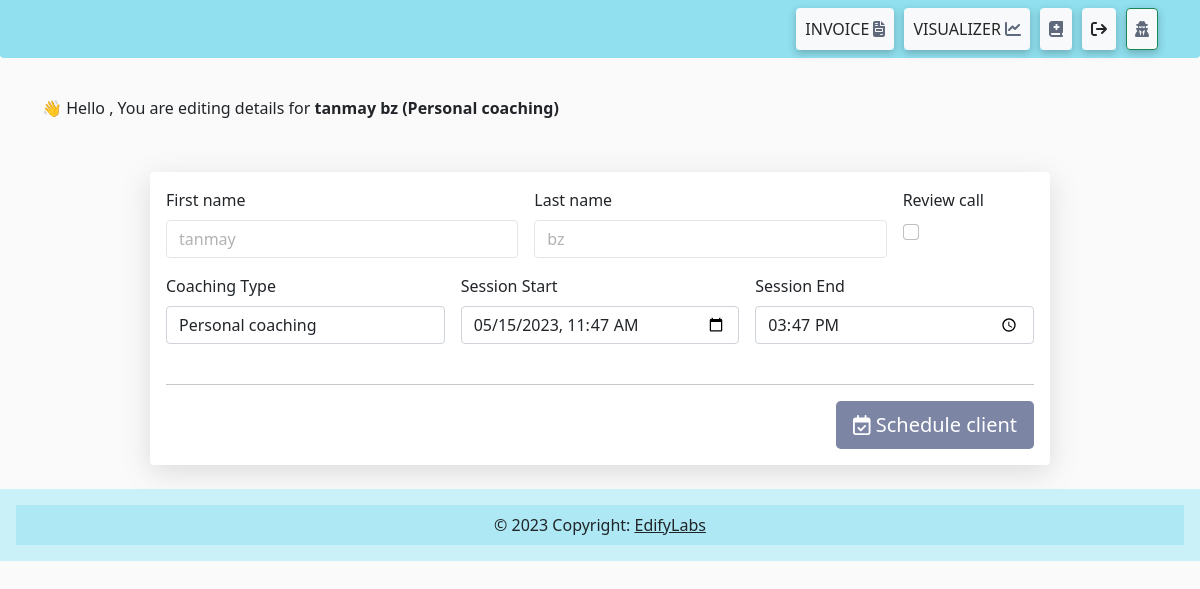
The app's page /edit_schedule/61/ (signed in) with its own data.
### scheduler/models.py (models this page shows, shortened)
class ScheduleClients(models.Model):
    first_name_S = models.CharField(max_length=100)
    last_name_S = models.CharField(max_length=100)
    coaching_type_course = models.ForeignKey(Course, on_delete=models.CASCADE)
    review_call = models.BooleanField(default=False)
    sessions = models.CharField(max_length=100)
    my_time_field = models.TimeField()
    client_count = models.PositiveIntegerField(default=1)
    date_added = models.DateTimeField(auto_now_add=True)

### clientsapp/models.py (models this page shows)
class Course(models.Model):
    title = models.CharField(" 📌 Title ", max_length=100)
    desc = models.CharField(
        "💬 Small Message?", max_length=100, blank=True, default="")
    date = models.DateTimeField(auto_now_add=True)
    def __str__(self):
        return str(self.title)

### scheduler/views.py (the view)
# urls.py: path('edit_schedule/<int:id>/', edit_schedule, name='edit_schedule'),
@login_required(login_url='loginPage')
def edit_schedule(request, id):
    page = "Edit schedule client | Edify Lab's Business Tool"
    auth_user = request.user.first_name
    print(id)
    schedule = ScheduleClients.objects.get(id=id)
    if request.method == "POST":
        form = ScheduleForm(request.POST, instance=schedule)
        if form.is_valid():
            form.save()
            return redirect("all_scheduled_clients")
    else:
        form = ScheduleForm(instance=schedule) # pass existing schedule object to the form
    context = {
        "ScheduleForm": form, # use 'form' instead of 'ScheduleForm'
        "schedule": schedule,
        "page":page
    }
    return render(request, "scheduler_template/edit_scheduled_client.html", context)

### scheduler/forms.py (shortened to what this page needs)
class ScheduleForm(forms.ModelForm):
    sessions = forms.DateTimeField(
        widget=DateTimeInput(attrs={'type': 'datetime-local'}))
    my_time_field = forms.TimeField(widget=TimeInput(attrs={'type': 'time'}))
    class Meta:
        model = ScheduleClients
        fields = ('first_name_S', 'last_name_S', 'coaching_type_course',
                  'review_call', 'sessions' , 'my_time_field')
    def __init__(self, *args, **kwargs):
        super(ScheduleForm, self).__init__(*args, **kwargs)
        self.fields['first_name_S'].label = ""
        self.fields['last_name_S'].label = ""
        self.fields['coaching_type_course'].label = ""
        self.fields['review_call'].label = ""
        self.fields['sessions'].label = ""
        self.fields['my_time_field'].label = ""
        self.fields['coaching_type_course'].empty_label = "Select type of coaching"

### templates/scheduler_template/edit_scheduled_client.html (shortened to what this page needs)
{% extends "base.html" %}
{% load crispy_forms_tags %}
{% block content %}
<br> <br>
<div class="container  mt-5">
    <div class="row ">
      <div class="col-6">
        <p class="float-start">  👋 Hello , You are editing details for  <strong>{{schedule.first_name_S}} {{schedule.last_name_S}} ({{schedule.coaching_type_course}})</strong> </p>
      </div>
      <div class="col-6">
      </div>
    </div>
  </div>
<div class="container w-75 bg-white  p-3  rounded" style="box-shadow: rgba(100, 100, 111, 0.2) 0px 7px 29px 0px; margin-top: 3%;">
    <form action="{% url 'edit_schedule' schedule.id %}"  method="POST" autocomplete="on">
        <div class="row g-3">
          <div class="col-md-5">
            <label for="firstName" class="form-label">First name</label>
            {{ScheduleForm.first_name_S|as_crispy_field}}
          </div>
          <div class="col-md-5">
            <label for="lastName" class="form-label">Last name</label>
            {{ScheduleForm.last_name_S|as_crispy_field}}
          </div>
          <div class="col-md-2" >
            <label for="review_call" class="form-label">Review call  </label>
           {{ScheduleForm.review_call|as_crispy_field|safe}}
          </div>
          <div class="col-md-4" >
            <label for="coaching" class="form-label">Coaching Type</label>
            {{ScheduleForm.coaching_type_course|as_crispy_field|safe}}
          </div>
          <div class="col-md-4" >
            <label for="sessions" class="form-label">Session Start</label>
            {{ScheduleForm.sessions|as_crispy_field}}
          </div>
          <div class="col-md-4" >
            <label for="my_time_field" class="form-label">Session End</label>
            {{ScheduleForm.my_time_field|as_crispy_field}}
          </div>
        </div>
        <div class="row mt-4">
          <div class="col-md-12 ">
            <hr>
            <div class="col-md-12 text-center ">
              <button style="background-color:#7d85a5;" type="submit" class="btn  btn-block btn-lg text-white float-end ">
                <i class="fa-regular fa-calendar-check" style="color: #ffffff;"></i>
                Schedule client
              </button>
            </div>
          </div>
        </div>
    </form>
</div>
{% include 'footer.html' %}
  {% endblock content %}

### static/styles.css (style rules this page uses)
.textinput , .emailinput::placeholder { color: rgba(0, 0, 0, 0.5); opacity: 0.6; }
option:checked { color: red; }

### records on screen
ScheduleClients: first_name_S "tanmay", last_name_S "bz", coaching_type_course "Personal coaching", sessions "05/15/2023 11:47", my_time_field "15:47:00"
